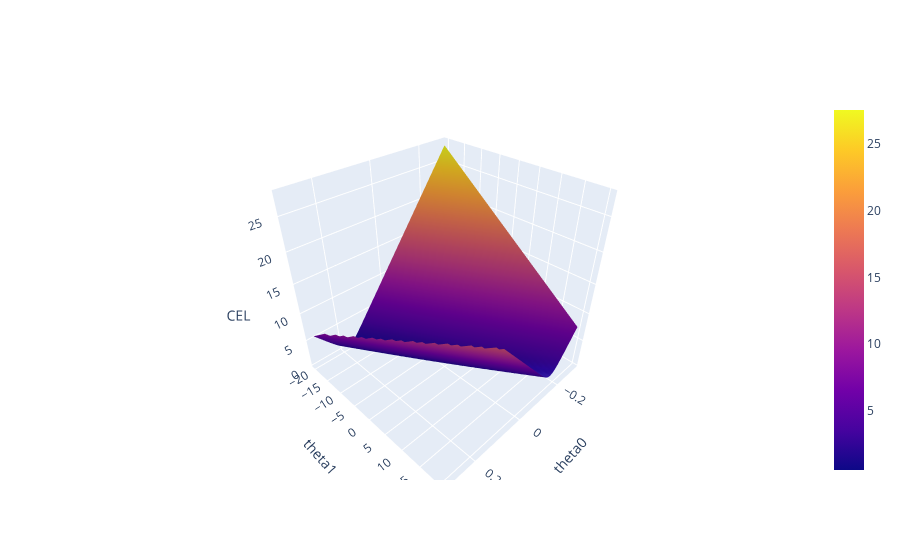

Source (notebook cell):
### Markdown cell above
The cell below plots the cross-entropy loss function. Note that the surface has no big flat regions, which makes it easy to optimize.

### Code cell
import plotly.graph_objects as go
warnings.filterwarnings("ignore", category=RuntimeWarning)

num_points = 50 # increase for better resolution, but it will run more slowly. 

if (num_points <= 100):

    uvalues = np.linspace(-0.3, 0.3, num_points)
    vvalues = np.linspace(-20, 20, num_points)
    (u,v) = np.meshgrid(uvalues, vvalues)
    thetas = np.vstack((u.flatten(),v.flatten()))

    CEL = np.array([cel_for_model_on_NBA_data(t) for t in thetas.T])

    loss_surface = go.Surface(x=u, y=v, z=np.reshape(CEL, u.shape))

    fig = go.Figure(data=[loss_surface])
    fig.update_layout(scene = dict(
        xaxis_title = "theta0",
        yaxis_title = "theta1",
        zaxis_title = "CEL"))
    fig.show()
else:
    print("Picking num points > 100 can be really slow. If you really want to try, edit the code above so that this if statement doesn't trigger.")

### Figure 1 — Plotly figure (JSON) as saved in the notebook; plotly's stock layout.template omitted (floating-point values rounded to 4 significant figures; data arrays with more than 128 entries replaced by an {"elided": "..."} marker saying what was removed)
{"data": [{"type": "surface", "x": {"elided": "50x50 float values"}, "y": {"elided": "50x50 float values"}, "z": {"elided": "50x50 float values"}}], "layout": {"scene": {"xaxis": {"title": {"text": "theta0"}}, "yaxis": {"title": {"text": "theta1"}}, "zaxis": {"title": {"text": "CEL"}}}}}
